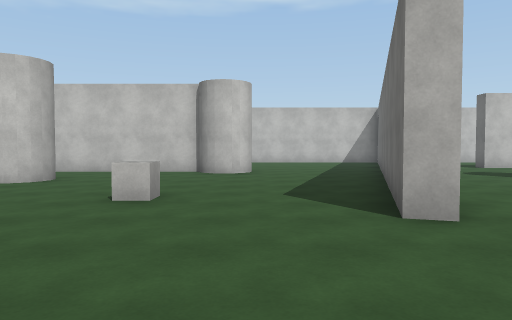
view 1 (above)

23 first-person views from a walk through a 3-D level made in the Unity game engine. The camera is 1.4 m above the floor, tilts 2° down and sees 70° across. The floor is counted in squares, 2 m on a side. Each view is taken from the middle of a square. On the plan, view 1 faces up. The plan holds only what a view shows up to about 11 squares ahead; the rest is blank. Surface patterns are stand-ins for the level's own textures.

view 2
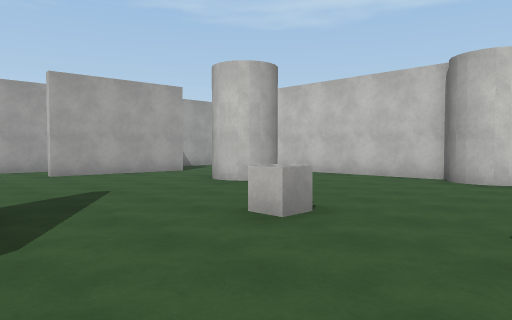

view 3
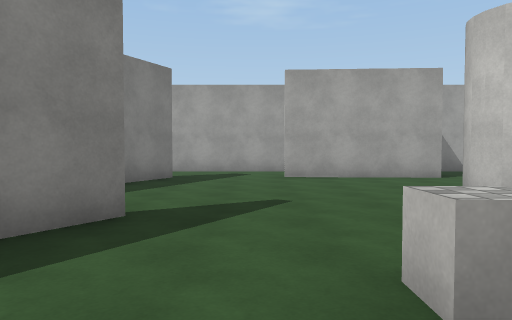

view 4
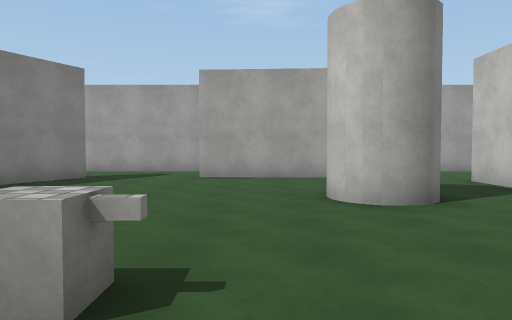

view 5
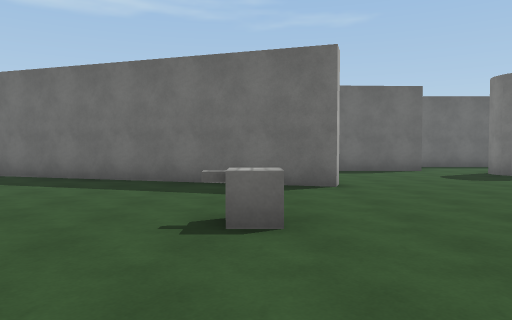

view 6
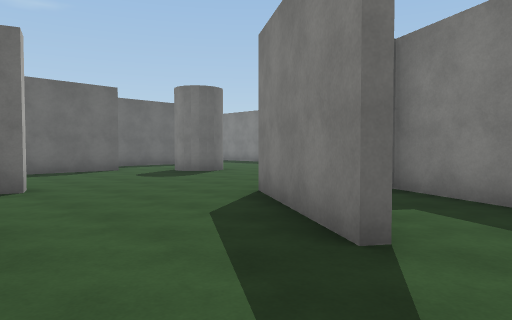

view 7
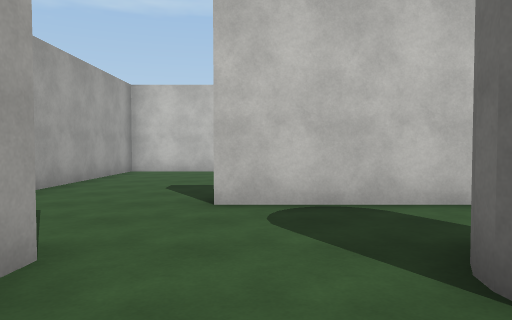

view 8
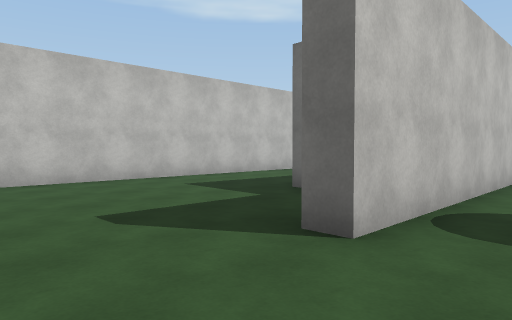

view 9
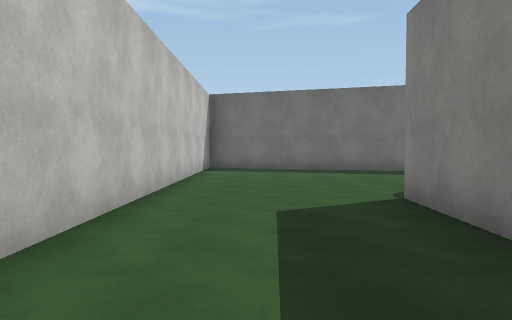

view 10
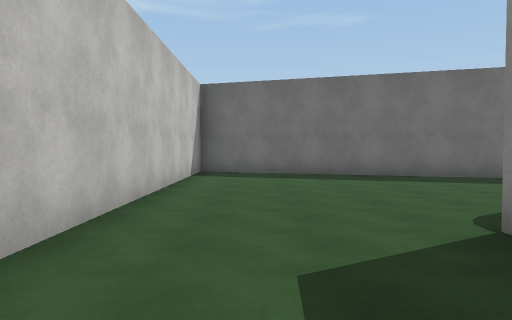

view 11
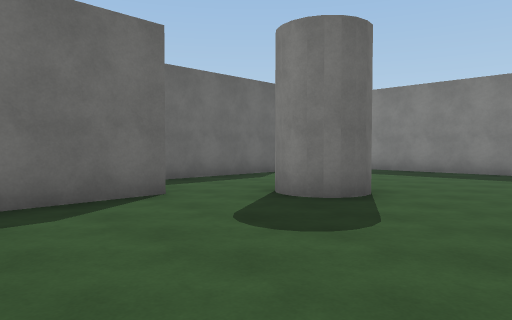

view 12
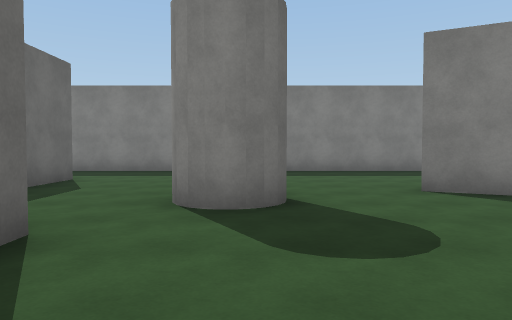

view 13
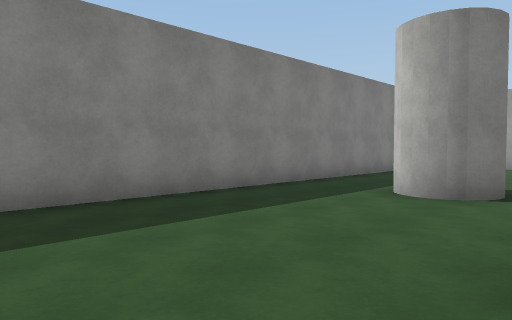

view 14
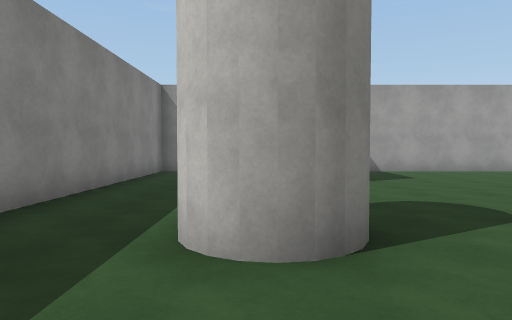

view 15
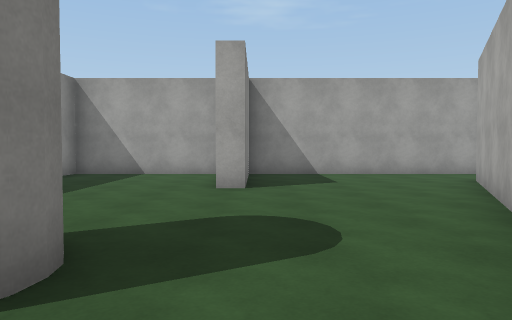

view 16
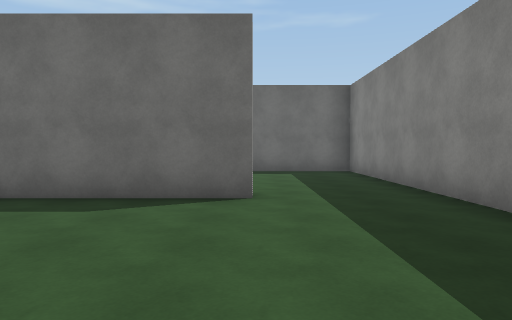

view 17
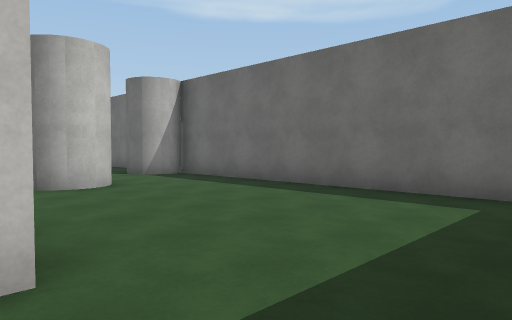

view 18
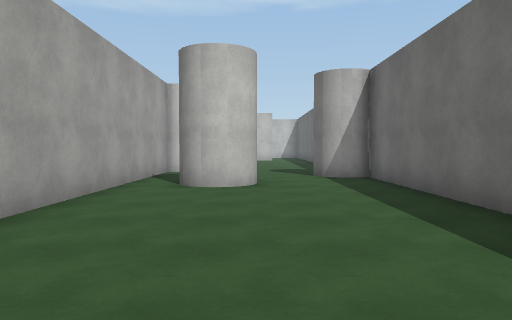

view 19
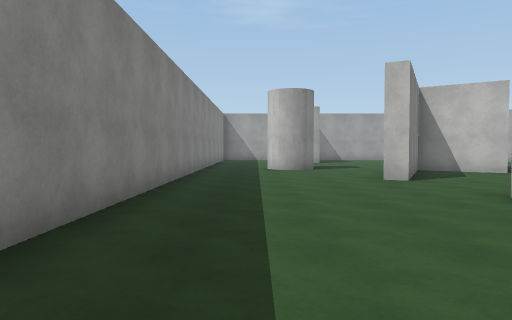

view 20
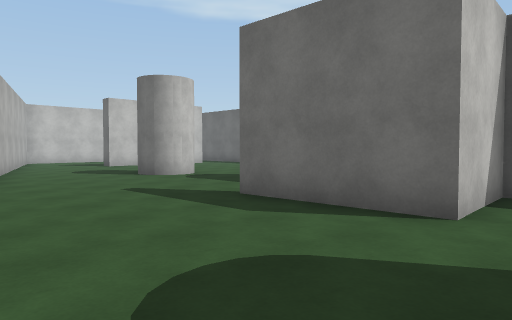

view 21
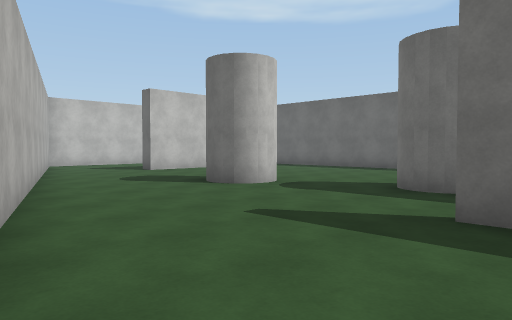

view 22
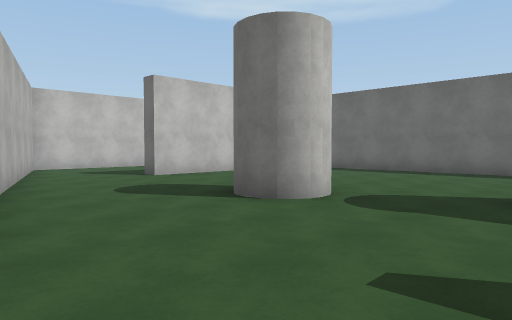

view 23
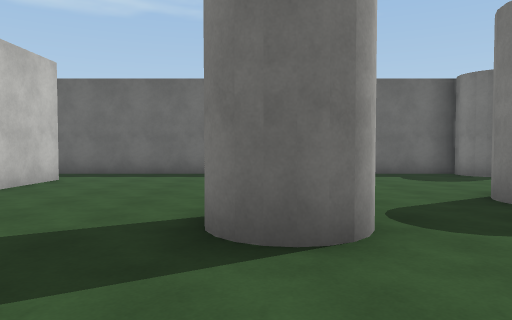

### Floor plan
Key: @ floor where view 1 was taken; # wall or solid block; . floor; O other object.
Columns run from 11 left of view 1 to 14 right of it. Each row starts with its distance up from view 1.
 17 ##################
 16 #...............##
 15 #...............#..
 14 #...............#...
 13 #.....####.....##..#### .#
 12 #.....#   .....#.........#
 11 #...#######....#.........#
 10 #.........#...##.........#
  9 #.............#..........#
  8   #...#.......#...##.....#
  7   #...#......##...#......#
  6   #..........#...........#
  5 #.#......O...#...........#
  4 #............#.....##....#
  3 #................#.#. ..##
  2 #..##...##.......# #. ..##
  1 #...###..##......# #. ...#
  0 #.....#####@.....###.##..#
 -1 #.......###........#.....#
 -2 #.........###..##..#.....#
 -3 ####........#......#.....#
 -4 #..................#.....#
 -5 #.......#................#
 -6 #........................#
 -7 #........................#
 -8 ##########################

Where each view was taken, in squares from view 1:
view 1: 0 up, 0 right, facing up
view 2: 2 up, 1 right, facing up-left
view 3: 4 up, 0 right, facing left
view 4: 6 up, 0 right, facing left
view 5: 5 up, 5 left, facing right
view 6: 5 up, 5 left, facing down-right
view 7: 6 up, 7 left, facing up
view 8: 9 up, 10 left, facing up-right
view 9: 15 up, 7 left, facing right
view 10: 15 up, 5 left, facing right
view 11: 3 up, 1 right, facing down-right
view 12: 3 up, 4 right, facing down
view 13: 3 down, 3 right, facing down-left
view 14: 5 down, 0 right, facing left
view 15: 3 down, 1 left, facing left
view 16: 5 down, 3 right, facing right
view 17: 7 down, 8 right, facing up-right
view 18: 7 down, 11 right, facing up
view 19: 6 down, 9 right, facing left
view 20: 1 down, 2 right, facing up-right
view 21: 2 up, 2 right, facing up-right
view 22: 4 up, 3 right, facing up-right
view 23: 8 up, 4 right, facing right
